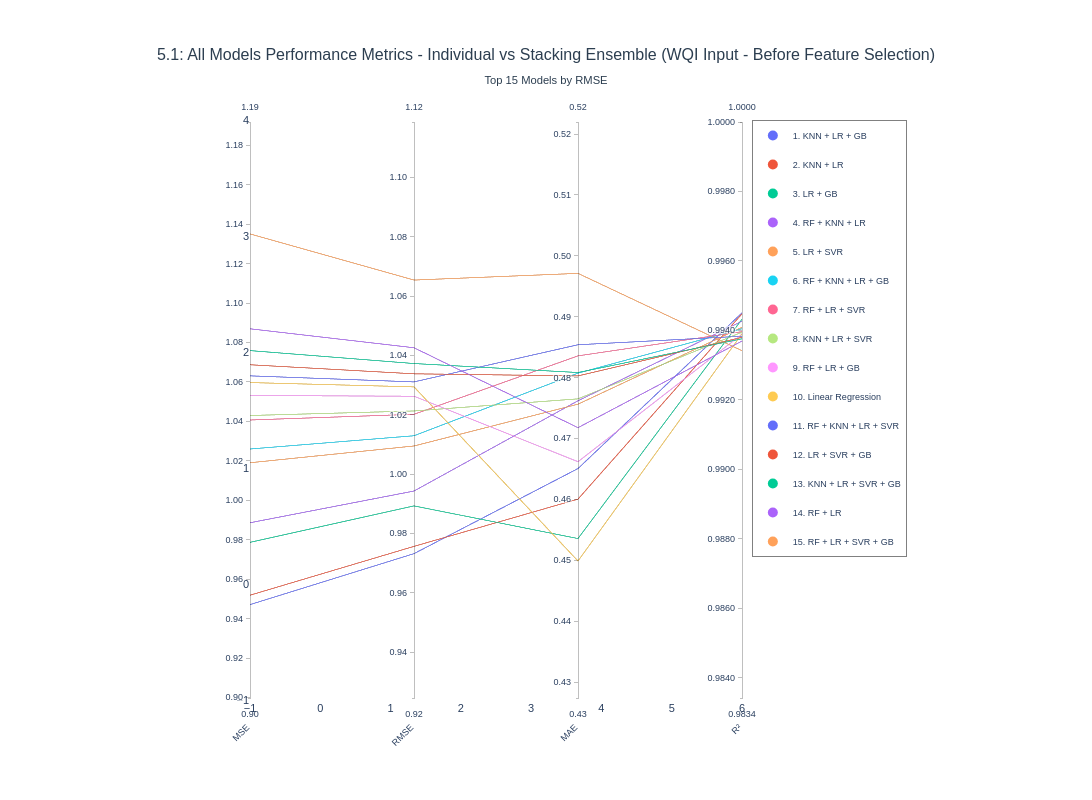

This figure's notebook cell:
### Code cell
fig_all_models_51 = plot_parallel_coordinates_all_models(
    results_df=results_df_WQIInput,
    metrics_df=metrics_df_WQIInput,
    title="5.1: All Models Performance Metrics - Individual vs Stacking Ensemble (WQI Input - Before Feature Selection)",
    top_n=15
 )

fig_all_models_51.show()

### Figure 1 — Plotly figure (JSON) as saved in the notebook; plotly's stock layout.template omitted (floating-point values rounded to 4 significant figures)
{"data": [{"dimensions": [{"label": "MSE", "range": [0.8997, 1.192], "tickformat": ".2f", "values": [0.9471, 0.9519, 0.9787, 0.9886, 1.019, 1.026, 1.041, 1.043, 1.053, 1.06, 1.063, 1.069, 1.076, 1.087, 1.135]}, {"label": "RMSE", "range": [0.9245, 1.119], "tickformat": ".2f", "values": [0.9732, 0.9756, 0.9893, 0.9943, 1.009, 1.013, 1.02, 1.021, 1.026, 1.029, 1.031, 1.034, 1.037, 1.043, 1.065]}, {"label": "MAE", "range": [0.4274, 0.522], "tickformat": ".2f", "values": [0.4651, 0.4601, 0.4536, 0.4762, 0.4757, 0.4808, 0.4836, 0.4765, 0.4662, 0.4499, 0.4854, 0.4803, 0.4808, 0.4718, 0.4971]}, {"label": "R²", "range": [0.9834, 1], "tickformat": ".4f", "values": [0.9945, 0.9945, 0.9943, 0.9943, 0.9941, 0.994, 0.994, 0.9939, 0.9939, 0.9939, 0.9938, 0.9938, 0.9938, 0.9937, 0.9934]}], "labelangle": -45, "labelside": "bottom", "line": {"color": [0, 1, 2, 3, 4, 5, 6, 7, 8, 9, 10, 11, 12, 13, 14], "colorscale": [[0, "#636EFA"], [0.07143, "#EF553B"], [0.1429, "#00CC96"], [0.2143, "#AB63FA"], [0.2857, "#FFA15A"], [0.3571, "#19D3F3"], [0.4286, "#FF6692"], [0.5, "#B6E880"], [0.5714, "#FF97FF"], [0.6429, "#FECB52"], [0.7143, "#636EFA"], [0.7857, "#EF553B"], [0.8571, "#00CC96"], [0.9286, "#AB63FA"], [1, "#FFA15A"]], "showscale": false}, "type": "parcoords"}, {"hovertemplate": "<b>KNN + LR + GB</b><br>Num Models: 3<br>MSE: 0.9471<br>RMSE: 0.9732<br>MAE: 0.4651<br>R²: 0.9945<br><extra></extra>", "legendgroup": "KNN + LR + GB", "marker": {"color": "#636EFA", "size": 10}, "mode": "markers", "name": "1. KNN + LR + GB", "showlegend": true, "type": "scatter", "x": [null], "y": [null]}, {"hovertemplate": "<b>KNN + LR</b><br>Num Models: 2<br>MSE: 0.9519<br>RMSE: 0.9756<br>MAE: 0.4601<br>R²: 0.9945<br><extra></extra>", "legendgroup": "KNN + LR", "marker": {"color": "#EF553B", "size": 10}, "mode": "markers", "name": "2. KNN + LR", "showlegend": true, "type": "scatter", "x": [null], "y": [null]}, {"hovertemplate": "<b>LR + GB</b><br>Num Models: 2<br>MSE: 0.9787<br>RMSE: 0.9893<br>MAE: 0.4536<br>R²: 0.9943<br><extra></extra>", "legendgroup": "LR + GB", "marker": {"color": "#00CC96", "size": 10}, "mode": "markers", "name": "3. LR + GB", "showlegend": true, "type": "scatter", "x": [null], "y": [null]}, {"hovertemplate": "<b>RF + KNN + LR</b><br>Num Models: 3<br>MSE: 0.9886<br>RMSE: 0.9943<br>MAE: 0.4762<br>R²: 0.9943<br><extra></extra>", "legendgroup": "RF + KNN + LR", "marker": {"color": "#AB63FA", "size": 10}, "mode": "markers", "name": "4. RF + KNN + LR", "showlegend": true, "type": "scatter", "x": [null], "y": [null]}, {"hovertemplate": "<b>LR + SVR</b><br>Num Models: 2<br>MSE: 1.0190<br>RMSE: 1.0095<br>MAE: 0.4757<br>R²: 0.9941<br><extra></extra>", "legendgroup": "LR + SVR", "marker": {"color": "#FFA15A", "size": 10}, "mode": "markers", "name": "5. LR + SVR", "showlegend": true, "type": "scatter", "x": [null], "y": [null]}, {"hovertemplate": "<b>RF + KNN + LR + GB</b><br>Num Models: 4<br>MSE: 1.0260<br>RMSE: 1.0129<br>MAE: 0.4808<br>R²: 0.9940<br><extra></extra>", "legendgroup": "RF + KNN + LR + GB", "marker": {"color": "#19D3F3", "size": 10}, "mode": "markers", "name": "6. RF + KNN + LR + GB", "showlegend": true, "type": "scatter", "x": [null], "y": [null]}, {"hovertemplate": "<b>RF + LR + SVR</b><br>Num Models: 3<br>MSE: 1.0407<br>RMSE: 1.0202<br>MAE: 0.4836<br>R²: 0.9940<br><extra></extra>", "legendgroup": "RF + LR + SVR", "marker": {"color": "#FF6692", "size": 10}, "mode": "markers", "name": "7. RF + LR + SVR", "showlegend": true, "type": "scatter", "x": [null], "y": [null]}, {"hovertemplate": "<b>KNN + LR + SVR</b><br>Num Models: 3<br>MSE: 1.0430<br>RMSE: 1.0213<br>MAE: 0.4765<br>R²: 0.9939<br><extra></extra>", "legendgroup": "KNN + LR + SVR", "marker": {"color": "#B6E880", "size": 10}, "mode": "markers", "name": "8. KNN + LR + SVR", "showlegend": true, "type": "scatter", "x": [null], "y": [null]}, {"hovertemplate": "<b>RF + LR + GB</b><br>Num Models: 3<br>MSE: 1.0532<br>RMSE: 1.0262<br>MAE: 0.4662<br>R²: 0.9939<br><extra></extra>", "legendgroup": "RF + LR + GB", "marker": {"color": "#FF97FF", "size": 10}, "mode": "markers", "name": "9. RF + LR + GB", "showlegend": true, "type": "scatter", "x": [null], "y": [null]}, {"hovertemplate": "<b>Linear Regression</b><br>Num Models: 1<br>MSE: 1.0597<br>RMSE: 1.0294<br>MAE: 0.4499<br>R²: 0.9939<br><extra></extra>", "legendgroup": "Linear Regression", "marker": {"color": "#FECB52", "size": 10}, "mode": "markers", "name": "10. Linear Regression", "showlegend": true, "type": "scatter", "x": [null], "y": [null]}, {"hovertemplate": "<b>RF + KNN + LR + SVR</b><br>Num Models: 4<br>MSE: 1.0631<br>RMSE: 1.0311<br>MAE: 0.4854<br>R²: 0.9938<br><extra></extra>", "legendgroup": "RF + KNN + LR + SVR", "marker": {"color": "#636EFA", "size": 10}, "mode": "markers", "name": "11. RF + KNN + LR + SVR", "showlegend": true, "type": "scatter", "x": [null], "y": [null]}, {"hovertemplate": "<b>LR + SVR + GB</b><br>Num Models: 3<br>MSE: 1.0687<br>RMSE: 1.0338<br>MAE: 0.4803<br>R²: 0.9938<br><extra></extra>", "legendgroup": "LR + SVR + GB", "marker": {"color": "#EF553B", "size": 10}, "mode": "markers", "name": "12. LR + SVR + GB", "showlegend": true, "type": "scatter", "x": [null], "y": [null]}, {"hovertemplate": "<b>KNN + LR + SVR + GB</b><br>Num Models: 4<br>MSE: 1.0759<br>RMSE: 1.0373<br>MAE: 0.4808<br>R²: 0.9938<br><extra></extra>", "legendgroup": "KNN + LR + SVR + GB", "marker": {"color": "#00CC96", "size": 10}, "mode": "markers", "name": "13. KNN + LR + SVR + GB", "showlegend": true, "type": "scatter", "x": [null], "y": [null]}, {"hovertemplate": "<b>RF + LR</b><br>Num Models: 2<br>MSE: 1.0870<br>RMSE: 1.0426<br>MAE: 0.4718<br>R²: 0.9937<br><extra></extra>", "legendgroup": "RF + LR", "marker": {"color": "#AB63FA", "size": 10}, "mode": "markers", "name": "14. RF + LR", "showlegend": true, "type": "scatter", "x": [null], "y": [null]}, {"hovertemplate": "<b>RF + LR + SVR + GB</b><br>Num Models: 4<br>MSE: 1.1351<br>RMSE: 1.0654<br>MAE: 0.4971<br>R²: 0.9934<br><extra></extra>", "legendgroup": "RF + LR + SVR + GB", "marker": {"color": "#FFA15A", "size": 10}, "mode": "markers", "name": "15. RF + LR + SVR + GB", "showlegend": true, "type": "scatter", "x": [null], "y": [null]}], "layout": {"font": {"family": "Arial, sans-serif", "size": 11}, "height": 800, "hovermode": "closest", "legend": {"bgcolor": "rgba(255, 255, 255, 0.95)", "bordercolor": "gray", "borderwidth": 1, "font": {"size": 9}, "orientation": "v", "x": 1.02, "xanchor": "left", "y": 1, "yanchor": "top"}, "margin": {"b": 100, "l": 250, "r": 350, "t": 120}, "paper_bgcolor": "white", "plot_bgcolor": "white", "showlegend": true, "title": {"font": {"color": "#2c3e50", "family": "Arial, sans-serif", "size": 16}, "text": "5.1: All Models Performance Metrics - Individual vs Stacking Ensemble (WQI Input - Before Feature Selection)<br><sub>Top 15 Models by RMSE</sub>", "x": 0.5, "xanchor": "center"}, "width": 1400, "xaxis": {"showgrid": false}, "yaxis": {"showgrid": false}}}
